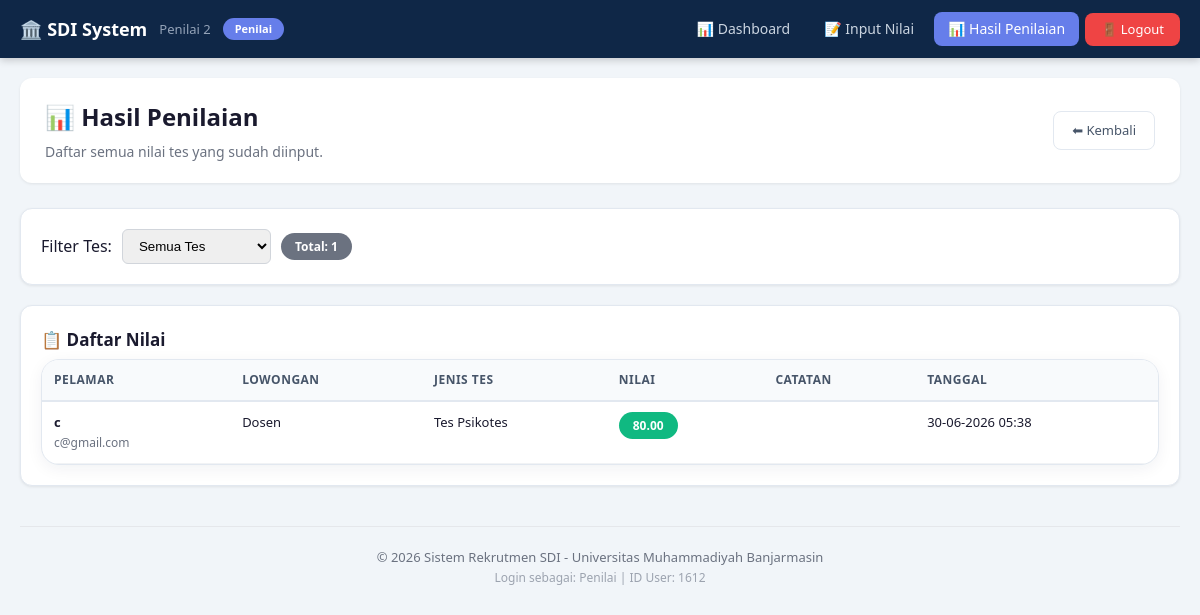
The app's page /penilai_hasil.php (signed in) with its own data.
### tables this page shows
CREATE TABLE `users` (
  `id_user` int NOT NULL,
  `id_role` int NOT NULL,
  `nik` varchar(20) NOT NULL,
  `nama_lengkap` varchar(100) NOT NULL,
  `email` varchar(100) NOT NULL,
  `password` varchar(255) NOT NULL,
  `no_hp` varchar(100) NOT NULL,
  `alamat` text NOT NULL,
  `status_aktif` tinyint(1) NOT NULL DEFAULT '1'
);

CREATE TABLE `roles` (
  `id_role` int NOT NULL,
  `nama_role` varchar(50) NOT NULL,
  `keterangan` varchar(100) DEFAULT NULL
);

### penilai_hasil.php (the view, shortened to what this page needs)
<?php
require_once __DIR__ . '/../includes/config.php';
$stmt = $pdo->prepare("
    SELECT u.*, r.nama_role
    FROM users u
    JOIN roles r ON u.id_role = r.id_role
    WHERE u.id_user = ? AND u.status_aktif = 1
");
$stmt->execute([$_SESSION['id_user']]);
$user = $stmt->fetch();
$filter_tes = $_GET['tes'] ?? 'all';
$sql = "
    SELECT
        nt.*,
        jt.nama_tes,
        u.nama_lengkap as pelamar_nama,
        u.email,
        l.nama_lowongan,
        ms.nama_status
    FROM nilai_tes nt
    JOIN lamaran lm ON nt.id_lamaran = lm.id_lamaran
    JOIN pelamar p ON lm.id_pelamar = p.id_pelamar
    JOIN users u ON p.id_user = u.id_user
    JOIN jenis_tes jt ON nt.id_tes = jt.id_tes
    LEFT JOIN lowongan l ON lm.id_lowongan = l.id_lowongan
    LEFT JOIN master_status_lamaran ms ON lm.id_status_lamaran = ms.id_master_status_lamaran
    WHERE 1=1
";
$sql .= " ORDER BY nt.tanggal_input DESC";
$nilai_list = $pdo->query($sql)->fetchAll();
include '_layout_top.php';
?>
<div class="topline">
    <div>
        <h1>📊 Hasil Penilaian</h1>
        <p class="hint">Daftar semua nilai tes yang sudah diinput.</p>
    </div>
    <div>
        <a href="penilai_dashboard.php" class="btn btn-outline">⬅ Kembali</a>
    </div>
</div>
<div class="card">
    <form method="GET" style="display:flex;gap:10px;flex-wrap:wrap;align-items:center;">
        <label>Filter Tes:</label>
        <select name="tes" onchange="this.form.submit()" style="padding:8px 12px;border-radius:6px;border:1px solid #d1d5db;">
            <option value="all" <?= $filter_tes == 'all' ? 'selected' : '' ?>>Semua Tes</option>
        </select>
        <span class="badge badge-secondary">Total: <?= count($nilai_list) ?></span>
    </form>
</div>
<div class="card">
    <h3>📋 Daftar Nilai</h3>
    <?php if(empty($nilai_list)): ?>
        <p style="color:#999;padding:20px 0;text-align:center;">Belum ada nilai yang diinput.</p>
    <?php else: ?>
        <div class="table-wrap">
            <table class="table">
                <thead>
                    <tr>
                        <th>Pelamar</th>
                        <th>Lowongan</th>
                        <th>Jenis Tes</th>
                        <th>Nilai</th>
                        <th>Catatan</th>
                        <th>Tanggal</th>
                    </tr>
                </thead>
                <tbody>
                    <?php foreach($nilai_list as $n): ?>
                        <tr>
                            <td>
                                <strong><?= htmlspecialchars($n['pelamar_nama']) ?></strong>
                                <br><span class="text-muted"><?= htmlspecialchars($n['email']) ?></span>
                            </td>
                            <td><?= htmlspecialchars($n['nama_lowongan'] ?? '-') ?></td>
                            <td><?= htmlspecialchars($n['nama_tes']) ?></td>
                            <td>
                                <span class="badge
                                    <?= $n['nilai'] >= 80 ? 'badge-success' :
                                        ($n['nilai'] >= 60 ? 'badge-warning' : 'badge-danger') ?>">
                                    <?= number_format($n['nilai'], 2) ?>
                                </span>
                            </td>
                            <td><?= htmlspecialchars($n['catatan'] ?? '-') ?></td>
                            <td><?= date('d-m-Y H:i', strtotime($n['tanggal_input'])) ?></td>
                        </tr>
                    <?php endforeach; ?>
                </tbody>
            </table>
        </div>
    <?php endif; ?>
</div>
<?php include '_layout_bottom.php'; ?>

### _layout_top.php (shortened to what this page needs)
<?php
$role_id = $user['id_role'] ?? 0;
$role_name = $user['nama_role'] ?? 'Unknown';
$base_url = '/reknew/admin/';
$nav_links = [];
switch ($role_id) {
    case 4:
        $nav_links = [
            ['url' => $base_url . 'penilai_dashboard.php', 'label' => '📊 Dashboard'],
            ['url' => $base_url . 'penilai_input_nilai.php', 'label' => '📝 Input Nilai'],
            ['url' => $base_url . 'penilai_hasil.php', 'label' => '📊 Hasil Penilaian'],
        ];
        break;
}
$current_page = basename($_SERVER['PHP_SELF']);
function isActive($url, $current_page) {
    return basename($url) == $current_page ? 'active' : '';
}
?>
<!DOCTYPE html>
<html lang="id">
<head>
    <link rel="stylesheet" href="assets/style.css">
</head>
<body>
<nav class="admin-nav">
    <div class="nav-inner">
        <div class="nav-brand">
            🏛️ SDI System
            <span><?= htmlspecialchars($user['nama_lengkap'] ?? '') ?></span>
            <span class="badge-role"><?= htmlspecialchars($role_name) ?></span>
        </div>
        <div class="nav-links">
            <?php foreach($nav_links as $link): ?>
                <a href="<?= $link['url'] ?>" class="<?= isActive($link['url'], $current_page) ?>">
                    <?= $link['label'] ?>
                </a>
            <?php endforeach; ?>
            <a href="/reknew/logout.php" class="btn-logout">🚪 Logout</a>
        </div>
    </div>
</nav>
<div class="container">

### _layout_bottom.php
    <footer style="margin-top:40px;padding-top:20px;border-top:1px solid #e5e7eb;text-align:center;color:#6b7280;font-size:13px;">
        <p>© <?= date('Y') ?> Sistem Rekrutmen SDI - Universitas Muhammadiyah Banjarmasin</p>
        <p style="font-size:12px;color:#9ca3af;">
            Login sebagai: <?= htmlspecialchars($role_name ?? '') ?> |
            ID User: <?= htmlspecialchars($user['id_user'] ?? '') ?>
        </p>
    </footer>
</div>
</body>
</html>

### style.css (style rules this page uses)
:root { --primary: #0f2747; --primary-2: #153a63; --accent: #d4af37; --accent-soft: #f7edcf; --bg: #f5f7fa; --surface: #ffffff; --surface-2: #f8fafc; --border: #e2e8f0; --text: #1f2937; --muted: #64748b; --success: #15803d; --success-bg: #dcfce7; --warning: #a16207; --warning-bg: #fef3c7; --danger: #b91c1c; --danger-bg: #fee2e2; --info: #1d4ed8; --info-bg: #dbeafe; --shadow-sm: 0 4px 16px rgba(15, 39, 71, 0.06); --shadow: 0 18px 55px rgba(15, 39, 71, 0.1); --radius: 18px; }
* { box-sizing: border-box; }
html { scroll-behavior: smooth; }
body { margin: 0; font-family: Inter, system-ui, -apple-system, BlinkMacSystemFont, "Segoe UI", Arial, sans-serif; background: var(--bg); color: var(--text); line-height: 1.6; }
a { text-decoration: none; color: inherit; }
.container { max-width: 1180px; margin: 0 auto; padding: 0 20px; }
.nav-inner { max-width: 1180px; margin: 0 auto; padding: 14px 20px; display: flex; align-items: center; justify-content: space-between; gap: 18px; }
.brand-title span, .hint { font-size: 12px; color: var(--muted); font-weight: 500; }
.nav-links { display: flex; align-items: center; gap: 8px; flex-wrap: wrap; }
.nav-links a:not(.btn) { padding: 10px 12px; border-radius: 12px; color: #334155; font-weight: 700; font-size: 14px; }
.btn, button { border: 0; border-radius: 12px; padding: 11px 16px; font-weight: 800; cursor: pointer; display: inline-flex; align-items: center; justify-content: center; gap: 8px; transition: 0.18s ease; font-size: 14px; }
.btn-outline { background: #fff; border: 1px solid var(--border); color: var(--primary); }
.card { background: var(--surface); border: 1px solid var(--border); border-radius: var(--radius); padding: 24px; box-shadow: var(--shadow-sm); }
.card h3 { margin: 0 0 10px; color: var(--primary); font-size: 20px; }
.pill, .badge { display: inline-flex; border-radius: 999px; padding: 6px 10px; font-weight: 800; font-size: 12px; align-items: center; gap: 6px; }
.table-wrap { overflow: auto; background: white; border-radius: 18px; box-shadow: var(--shadow-sm); border: 1px solid var(--border); }
table { width: 100%; border-collapse: collapse; min-width: 850px; }
th, td { padding: 14px 15px; border-bottom: 1px solid var(--border); text-align: left; font-size: 14px; vertical-align: top; }
th { background: #f8fafc; color: #475569; font-size: 12px; text-transform: uppercase; letter-spacing: 0.05em; }
.topline { display: flex; justify-content: space-between; gap: 16px; align-items: center; margin-bottom: 20px; }
.badge-success { background: #d1fae5; color: #065f46; }
.badge { display: inline-block; padding: 4px 10px; border-radius: 20px; font-size: 11px; font-weight: 600; }
.card { background: white; border-radius: 12px; padding: 20px 22px; box-shadow: 0 2px 8px rgba(0, 0, 0, 0.08); margin-bottom: 20px; }
.card h3 { margin-top: 0; margin-bottom: 4px; font-size: 17px; color: #1a1a2e; }
.table { width: 100%; border-collapse: collapse; }
.table th { text-align: left; padding: 10px 12px; background: #f8fafc; font-size: 11px; font-weight: 600; color: #6b7280; text-transform: uppercase; letter-spacing: 0.5px; border-bottom: 2px solid #e5e7eb; }
.table td { padding: 10px 12px; border-bottom: 1px solid #f1f3f5; font-size: 13px; }
.btn { display: inline-block; padding: 8px 16px; border-radius: 6px; font-size: 13px; font-weight: 500; text-decoration: none; border: 1px solid transparent; cursor: pointer; transition: all 0.2s; }
.btn-outline { background: transparent; color: #374151; border-color: #d1d5db; }
.topline { display: flex; justify-content: space-between; align-items: center; padding: 20px 0 10px; flex-wrap: wrap; gap: 10px; }
.topline h1 { font-size: 26px; margin: 0; color: #1a1a2e; }
.hint { color: #6b7280; font-size: 14px; margin: 4px 0 0; }

### records on screen
users: nama_lengkap "Penilai 2", id_role.nama_role "Penilai", id_user "1612"

### other values on screen
$link['label'] "📊 Dashboard"
$link['label'] "📝 Input Nilai"
$link['label'] "📊 Hasil Penilaian"
count($nilai_list) "1"
$n['pelamar_nama'] "c"
$n['email'] "c@gmail.com"
$n['nama_lowongan'] "Dosen"
$n['nama_tes'] "Tes Psikotes"
$n['nilai'] "80.00"
date('d-m-Y H:i', strtotime($n['tanggal_input'])) "30-06-2026 05:38"
